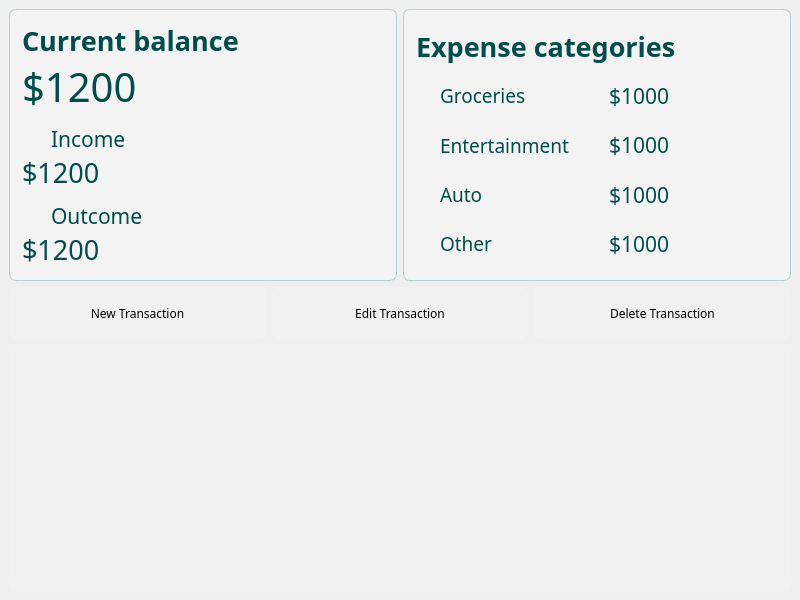
<?xml version="1.0" encoding="UTF-8"?>
<ui version="4.0">
 <class>MainWindow</class>
 <widget class="QMainWindow" name="MainWindow">
  <property name="geometry">
   <rect>
    <x>0</x>
    <y>0</y>
    <width>800</width>
    <height>600</height>
   </rect>
  </property>
  <property name="windowTitle">
   <string>Budget Buddy</string>
  </property>
  <property name="styleSheet">
   <string notr="true">background-color: qlineargradient(
    spread:pad,
    x1:1, y1:1,
    x2:0, y2:0,
    stop:0 rgba(178, 255, 218, 255),
    stop:0.5 rgba(102, 217, 192, 235),
    stop:1 rgba(38, 166, 154, 255)
);
font-family: Noto Sans SC;
</string>
  </property>
  <widget class="QWidget" name="centralwidget">
   <layout class="QVBoxLayout" name="verticalLayout_3">
    <item>
     <layout class="QHBoxLayout" name="horizontalLayout_7">
      <item>
       <widget class="QFrame" name="balance_frame">
        <property name="styleSheet">
         <string notr="true">background-color: rgba(255, 255, 255, 60);
border: 1px solid rgba(0, 100, 100, 60);
border-radius: 7px;
color: #004d4d;
</string>
        </property>
        <layout class="QVBoxLayout" name="verticalLayout">
         <property name="spacing">
          <number>0</number>
         </property>
         <property name="leftMargin">
          <number>12</number>
         </property>
         <property name="topMargin">
          <number>12</number>
         </property>
         <property name="rightMargin">
          <number>12</number>
         </property>
         <property name="bottomMargin">
          <number>12</number>
         </property>
         <item>
          <widget class="QLabel" name="label_current_balance">
           <property name="styleSheet">
            <string notr="true">font-weight: bold;
font-size: 20pt;
background-color: none;
border: none;</string>
           </property>
           <property name="text">
            <string>Current balance</string>
           </property>
          </widget>
         </item>
         <item>
          <widget class="QLabel" name="label_balance">
           <property name="styleSheet">
            <string notr="true">font-size: 30pt;
background-color: none;
border: none;</string>
           </property>
           <property name="text">
            <string>$1200</string>
           </property>
          </widget>
         </item>
         <item>
          <layout class="QHBoxLayout" name="horizontalLayout">
           <property name="spacing">
            <number>0</number>
           </property>
           <item>
            <widget class="QLabel" name="icon_up_arrow">
             <property name="maximumSize">
              <size>
               <width>24</width>
               <height>16777215</height>
              </size>
             </property>
             <property name="styleSheet">
              <string notr="true">background-color: none;
border: none;
padding-top: 10px;</string>
             </property>
             <property name="text">
              <string/>
             </property>
             <property name="pixmap">
              <pixmap resource="res-rs.qrc">:/icons/icons/north_west_white_24dp.svg</pixmap>
             </property>
            </widget>
           </item>
           <item>
            <widget class="QLabel" name="label_income">
             <property name="styleSheet">
              <string notr="true">font-size: 16pt;
background-color: none;
border: none;
font-weigth: bold;
padding-top: 10px;</string>
             </property>
             <property name="text">
              <string>Income</string>
             </property>
            </widget>
           </item>
          </layout>
         </item>
         <item>
          <widget class="QLabel" name="income_balance">
           <property name="styleSheet">
            <string notr="true">font-size: 20pt;
background-color: none;
border: none;</string>
           </property>
           <property name="text">
            <string>$1200</string>
           </property>
          </widget>
         </item>
         <item>
          <layout class="QHBoxLayout" name="horizontalLayout_2">
           <property name="spacing">
            <number>0</number>
           </property>
           <item>
            <widget class="QLabel" name="icon_down_arrow">
             <property name="maximumSize">
              <size>
               <width>24</width>
               <height>16777215</height>
              </size>
             </property>
             <property name="styleSheet">
              <string notr="true">background-color: none;
border: none;
padding-top: 10px;</string>
             </property>
             <property name="text">
              <string/>
             </property>
             <property name="pixmap">
              <pixmap resource="res-rs.qrc">:/icons/icons/call_received_white_24dp.svg</pixmap>
             </property>
            </widget>
           </item>
           <item>
            <widget class="QLabel" name="lable_outcome">
             <property name="styleSheet">
              <string notr="true">font-size: 16pt;
background-color: none;
border: none;
font-weigth: bold;
padding-top: 10px;</string>
             </property>
             <property name="text">
              <string>Outcome</string>
             </property>
            </widget>
           </item>
          </layout>
         </item>
         <item>
          <widget class="QLabel" name="outcome_balance">
           <property name="styleSheet">
            <string notr="true">font-size: 20pt;
background-color: none;
border: none;</string>
           </property>
           <property name="text">
            <string>$1200</string>
           </property>
          </widget>
         </item>
        </layout>
       </widget>
      </item>
      <item>
       <widget class="QFrame" name="categories_frame">
        <property name="styleSheet">
         <string notr="true">background-color: rgba(255, 255, 255, 60);
border: 1px solid rgba(0, 100, 100, 60);
border-radius: 7px;
color: #004d4d;</string>
        </property>
        <layout class="QVBoxLayout" name="verticalLayout_2">
         <property name="spacing">
          <number>0</number>
         </property>
         <property name="leftMargin">
          <number>12</number>
         </property>
         <property name="topMargin">
          <number>12</number>
         </property>
         <property name="rightMargin">
          <number>12</number>
         </property>
         <property name="bottomMargin">
          <number>12</number>
         </property>
         <item>
          <widget class="QLabel" name="lable_expense_tracker">
           <property name="styleSheet">
            <string notr="true">font-weight: bold;
font-size: 20pt;
background-color: none;
border: none;</string>
           </property>
           <property name="text">
            <string>Expense categories</string>
           </property>
          </widget>
         </item>
         <item>
          <layout class="QHBoxLayout" name="horizontalLayout_6">
           <property name="spacing">
            <number>0</number>
           </property>
           <item>
            <widget class="QLabel" name="icon_groceries">
             <property name="maximumSize">
              <size>
               <width>24</width>
               <height>16777215</height>
              </size>
             </property>
             <property name="styleSheet">
              <string notr="true">background-color: none;
border: none;
</string>
             </property>
             <property name="text">
              <string/>
             </property>
             <property name="pixmap">
              <pixmap resource="res-rs.qrc">:/icons/icons/local_grocery_store_white_24dp.svg</pixmap>
             </property>
            </widget>
           </item>
           <item>
            <widget class="QLabel" name="label_groceries">
             <property name="styleSheet">
              <string notr="true">font-weigth: bold;
font-size: 14pt;
background-color: none;
border: none;
</string>
             </property>
             <property name="text">
              <string>Groceries</string>
             </property>
            </widget>
           </item>
           <item>
            <widget class="QLabel" name="balance_groceries">
             <property name="styleSheet">
              <string notr="true">font-size: 16pt;
background-color: none;
border: none;
</string>
             </property>
             <property name="text">
              <string>$1000</string>
             </property>
            </widget>
           </item>
          </layout>
         </item>
         <item>
          <layout class="QHBoxLayout" name="horizontalLayout_5">
           <property name="spacing">
            <number>0</number>
           </property>
           <item>
            <widget class="QLabel" name="icon_entertainment">
             <property name="maximumSize">
              <size>
               <width>24</width>
               <height>16777215</height>
              </size>
             </property>
             <property name="styleSheet">
              <string notr="true">background-color: none;
border: none;
</string>
             </property>
             <property name="text">
              <string/>
             </property>
             <property name="pixmap">
              <pixmap resource="res-rs.qrc">:/icons/icons/sports_esports_white_24dp.svg</pixmap>
             </property>
            </widget>
           </item>
           <item>
            <widget class="QLabel" name="label_entertainment">
             <property name="styleSheet">
              <string notr="true">font-weigth: bold;
font-size: 14pt;
background-color: none;
border: none;
</string>
             </property>
             <property name="text">
              <string>Entertainment</string>
             </property>
            </widget>
           </item>
           <item>
            <widget class="QLabel" name="balance_entertainment">
             <property name="styleSheet">
              <string notr="true">font-size: 16pt;
background-color: none;
border: none;
</string>
             </property>
             <property name="text">
              <string>$1000</string>
             </property>
            </widget>
           </item>
          </layout>
         </item>
         <item>
          <layout class="QHBoxLayout" name="horizontalLayout_4">
           <property name="spacing">
            <number>0</number>
           </property>
           <item>
            <widget class="QLabel" name="icon_auto">
             <property name="maximumSize">
              <size>
               <width>24</width>
               <height>16777215</height>
              </size>
             </property>
             <property name="styleSheet">
              <string notr="true">background-color: none;
border: none;
</string>
             </property>
             <property name="text">
              <string/>
             </property>
             <property name="pixmap">
              <pixmap resource="res-rs.qrc">:/icons/icons/directions_car_white_24dp.svg</pixmap>
             </property>
            </widget>
           </item>
           <item>
            <widget class="QLabel" name="label_auto">
             <property name="styleSheet">
              <string notr="true">font-weigth: bold;
font-size: 14pt;
background-color: none;
border: none;
</string>
             </property>
             <property name="text">
              <string>Auto</string>
             </property>
            </widget>
           </item>
           <item>
            <widget class="QLabel" name="balance_auto">
             <property name="styleSheet">
              <string notr="true">font-size: 16pt;
background-color: none;
border: none;
</string>
             </property>
             <property name="text">
              <string>$1000</string>
             </property>
            </widget>
           </item>
          </layout>
         </item>
         <item>
          <layout class="QHBoxLayout" name="horizontalLayout_3">
           <property name="spacing">
            <number>0</number>
           </property>
           <item>
            <widget class="QLabel" name="icon_other">
             <property name="maximumSize">
              <size>
               <width>24</width>
               <height>16777215</height>
              </size>
             </property>
             <property name="styleSheet">
              <string notr="true">background-color: none;
border: none;
</string>
             </property>
             <property name="text">
              <string/>
             </property>
             <property name="pixmap">
              <pixmap resource="res-rs.qrc">:/icons/icons/list_white_24dp.svg</pixmap>
             </property>
            </widget>
           </item>
           <item>
            <widget class="QLabel" name="label_other">
             <property name="styleSheet">
              <string notr="true">font-weigth: bold;
font-size: 14pt;
background-color: none;
border: none;
</string>
             </property>
             <property name="text">
              <string>Other</string>
             </property>
            </widget>
           </item>
           <item>
            <widget class="QLabel" name="balance_other">
             <property name="styleSheet">
              <string notr="true">font-size: 16pt;
background-color: none;
border: none;
</string>
             </property>
             <property name="text">
              <string>$1000</string>
             </property>
            </widget>
           </item>
          </layout>
         </item>
        </layout>
       </widget>
      </item>
     </layout>
    </item>
    <item>
     <layout class="QHBoxLayout" name="horizontalLayout_8">
      <item>
       <widget class="QPushButton" name="btn_new_transaction">
        <property name="styleSheet">
         <string notr="true">QPushButton{
background-color: rgba(255,255,255,30);
border: 1px solid rgba(255,255,255,40);
border-radius: 7px;
width: 230px;
height: 50px
}

QPushButton:hover {
background-color: rgba(255,255,255,40);
}

QPushButton:pressed {
background-color: rgba(255,255,255,70);
}</string>
        </property>
        <property name="text">
         <string>New Transaction</string>
        </property>
        <property name="icon">
         <iconset resource="res-rs.qrc">
          <normaloff>:/icons/icons/post_add_white_24dp.svg</normaloff>:/icons/icons/post_add_white_24dp.svg</iconset>
        </property>
        <property name="iconSize">
         <size>
          <width>24</width>
          <height>24</height>
         </size>
        </property>
       </widget>
      </item>
      <item>
       <widget class="QPushButton" name="btn_edit_transaction">
        <property name="styleSheet">
         <string notr="true">QPushButton{
background-color: rgba(255,255,255,30);
border: 1px solid rgba(255,255,255,40);
border-radius: 7px;
width: 230px;
height: 50px
}

QPushButton:hover {
background-color: rgba(255,255,255,40);
}

QPushButton:pressed {
background-color: rgba(255,255,255,70);
}</string>
        </property>
        <property name="text">
         <string>Edit Transaction</string>
        </property>
        <property name="icon">
         <iconset resource="res-rs.qrc">
          <normaloff>:/icons/icons/edit_white_24dp.svg</normaloff>:/icons/icons/edit_white_24dp.svg</iconset>
        </property>
        <property name="iconSize">
         <size>
          <width>24</width>
          <height>24</height>
         </size>
        </property>
       </widget>
      </item>
      <item>
       <widget class="QPushButton" name="pushButton_3">
        <property name="styleSheet">
         <string notr="true">QPushButton{
background-color: rgba(255,255,255,30);
border: 1px solid rgba(255,255,255,40);
border-radius: 7px;
width: 230px;
height: 50px
}

QPushButton:hover {
background-color: rgba(255,255,255,40);
}

QPushButton:pressed {
background-color: rgba(255,255,255,70);
}</string>
        </property>
        <property name="text">
         <string>Delete Transaction</string>
        </property>
        <property name="icon">
         <iconset resource="res-rs.qrc">
          <normaloff>:/icons/icons/delete_white_24dp.svg</normaloff>:/icons/icons/delete_white_24dp.svg</iconset>
        </property>
        <property name="iconSize">
         <size>
          <width>24</width>
          <height>24</height>
         </size>
        </property>
       </widget>
      </item>
     </layout>
    </item>
    <item>
     <widget class="QTableView" name="tableView">
      <property name="styleSheet">
       <string notr="true">QTableView {
background-color: rgba(255, 255, 255, 30);
border: 1px solid rgba(255, 255, 255, 40);
border-bottom-right-radius: 7px;
border-bottom-left-radius: 7px;
}

QTableView::section {
background-color: rgba(53, 53, 53);
border: none;
height: 50px;
font-size: 14pt;
}

QTableView::item {
border: none;
border-bottom: rgba(255, 255, 255, 50);
}

QTableView::item:selected {
border: none;
color: rgba(255, 255, 255);
background-color: rgba(255, 255, 255, 50);
}</string>
      </property>
      <property name="verticalScrollBarPolicy">
       <enum>Qt::ScrollBarAlwaysOff</enum>
      </property>
      <property name="horizontalScrollBarPolicy">
       <enum>Qt::ScrollBarAlwaysOff</enum>
      </property>
      <property name="showGrid">
       <bool>false</bool>
      </property>
      <attribute name="horizontalHeaderDefaultSectionSize">
       <number>135</number>
      </attribute>
     </widget>
    </item>
   </layout>
  </widget>
 </widget>
 <resources>
  <include location="res-rs.qrc"/>
 </resources>
 <connections/>
</ui>
